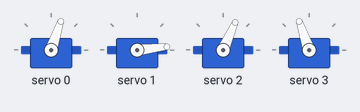
The sketch below on a simulated Arduino Uno, built with avr-gcc and run on an emulated ATmega328P. On the bench: 4 × servo.

Above: at 3.18 s.
At 7.38 s:
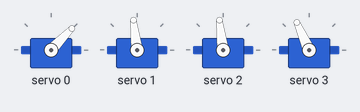
At 10.79 s:
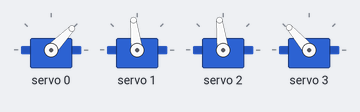
At 17.9 s:
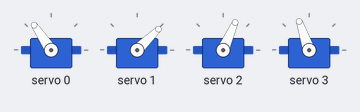
At 23.4 s:
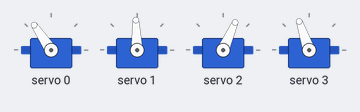
At 32.4 s:
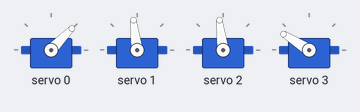
Timing chart, 0 to 40.0 s (numbered marks = the images above):
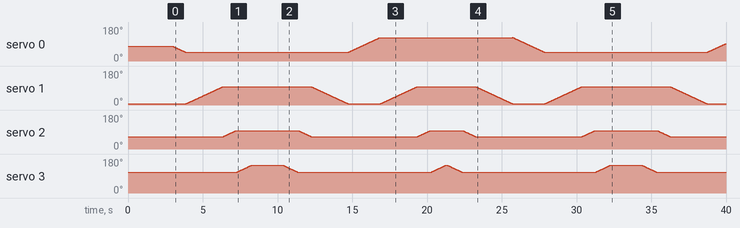

The sketch:

RobotArm.ino
```cpp
#include <Wire.h>
#include <Adafruit_PWMServoDriver.h>

Adafruit_PWMServoDriver myServo = Adafruit_PWMServoDriver();

#define servo1 0
#define servo2 1
#define servo3 2
#define servo4 3

void setup()
{
    Serial.begin(9600);
    myServo.begin();
    myServo.setPWMFreq(60);
    myServo.setPWM(servo1, 0, 330);
    myServo.setPWM(servo2, 0, 150);
    myServo.setPWM(servo3, 0, 300);
    myServo.setPWM(servo4, 0, 410);
    delay(3000);
}

void loop()
{

    for (int S1value = 330; S1value >= 250; S1value--)
    {
        myServo.setPWM(servo1, 0, S1value);
        delay(10);
    }

    for (int S2value = 150; S2value <= 380; S2value++)
    {
        myServo.setPWM(servo2, 0, S2value);
        delay(10);
    }

    for (int S3value = 300; S3value <= 380; S3value++)
    {
        myServo.setPWM(servo3, 0, S3value);
        delay(10);
    }

    for (int S4value = 410; S4value <= 510; S4value++)
    {
        myServo.setPWM(servo4, 0, S4value);
        delay(10);
    }
    delay(2000);
    for (int S4value = 510; S4value > 410; S4value--)
    {
        myServo.setPWM(servo4, 0, S4value);
        delay(10);
    }

    for (int S3value = 380; S3value > 300; S3value--)
    {
        myServo.setPWM(servo3, 0, S3value);
        delay(10);
    }

    for (int S2value = 380; S2value > 150; S2value--)
    {
        myServo.setPWM(servo2, 0, S2value);
        delay(10);
    }

    for (int S1value = 250; S1value < 450; S1value++)
    {
        myServo.setPWM(servo1, 0, S1value);
        delay(10);
    }
    for (int S2value = 150; S2value <= 380; S2value++)
    {
        myServo.setPWM(servo2, 0, S2value);
        delay(10);
    }

    for (int S3value = 300; S3value <= 380; S3value++)
    {
        myServo.setPWM(servo3, 0, S3value);
        delay(10);
    }

    for (int S4value = 410; S4value <= 510; S4value++)
    {
        myServo.setPWM(servo4, 0, S4value);
        delay(10);
    }

    for (int S4value = 510; S4value > 410; S4value--)
    {
        myServo.setPWM(servo4, 0, S4value);
        delay(10);
    }
    for (int S3value = 380; S3value > 300; S3value--)
    {
        myServo.setPWM(servo3, 0, S3value);
        delay(10);
    }

    for (int S2value = 380; S2value > 150; S2value--)
    {
        myServo.setPWM(servo2, 0, S2value);
        delay(10);
    }

    for (int S1value = 450; S1value > 330; S1value--)
    {
        myServo.setPWM(servo1, 0, S1value);
        delay(10);
    }
}
```
